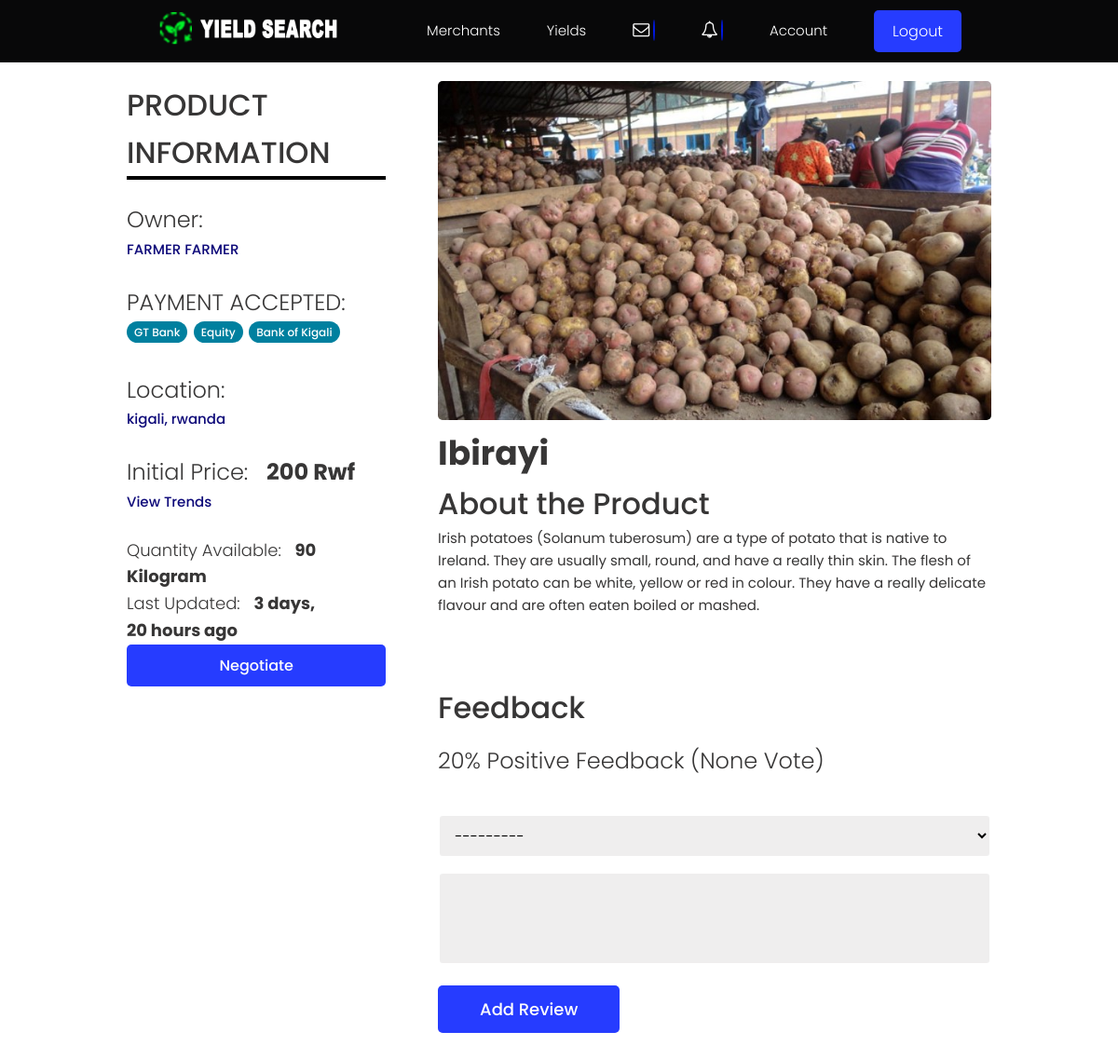
Before: /products/product/b98c0e06-3a01-4c78-bda5-37adc0f1d3c4/ (signed in) with the older database file.
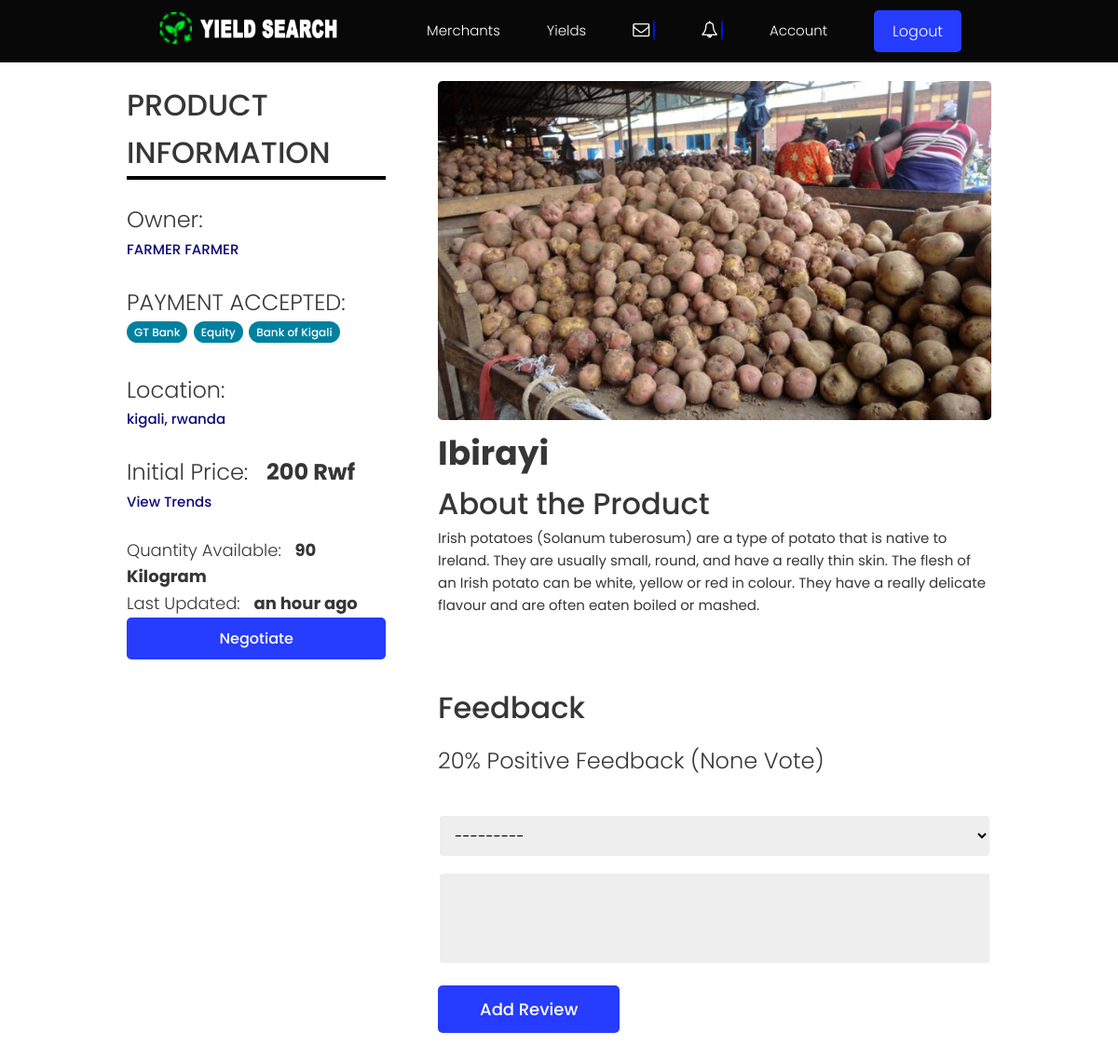
After: the same page with the newer database file.
### products/models.py (models this page shows, shortened)
class Product(models.Model):
    owner = models.ForeignKey(Profile, null=True, blank=True, on_delete=models.CASCADE, related_name='owner')
    name = models.ForeignKey('SingleProduct', default=uuid.uuid4, on_delete=models.CASCADE, null=True, related_name = 'product')
    description = models.TextField(null=True, blank=True)
    featured_image = models.ImageField(null=True, blank=True, default="default.jpg")
    quantity = models.PositiveIntegerField(null=True, blank=True, default=0)
    location = models.CharField(max_length=100, null=True, blank=True)
    payments = models.ManyToManyField('Payment', blank=True, default="In Hand")
    instock = models.BooleanField(blank=True, null=True, default=True)
    vote_total = models.IntegerField(default=0, null=True, blank=True)
    vote_ratio = models.IntegerField(default=0, null=True, blank=True)
    updated = models.DateTimeField(auto_now=True)
    created = models.DateTimeField(auto_now_add=True)
    id = models.UUIDField(default=uuid.uuid4, unique=True,primary_key=True, editable=True)
    class Meta:
        ordering = ['-vote_ratio', '-vote_total', '-created']
    @property
    def imageURL(self):
        try:
            url = self.featured_image.url
        except:
            url = ''
        return url
    @property
    def reviewers(self):
        queryset = self.review_set.all().values_list('owner__id', flat=True)
        return queryset

class SingleProduct(models.Model):
    name = models.CharField(max_length=200, null=True, blank=True, default="Ibirayi")
    price = models.PositiveIntegerField(null=True, blank=True, default=0)
    unity = models.CharField(max_length=200, null=True, blank=True, default="Kilogram")
    created = models.DateTimeField(auto_now_add=True)
    updated = models.DateTimeField(auto_now=True)
    id = models.UUIDField(default=uuid.uuid4, unique=True,
                          primary_key=True, editable=False)
    class Meta:
        verbose_name_plural = "Category"

### users/models.py (models this page shows, shortened)
class Profile(models.Model):
    user = models.OneToOneField(
        User, on_delete=models.CASCADE, null=True, blank=True, related_name="profile")
    name = models.CharField(max_length=200, blank=True, null=True)
    email = models.EmailField(max_length=500, blank=True, null=True)
    username = models.CharField(max_length=200, blank=True, null=True)
    born = models.DateField(max_length=200, null=True, verbose_name="Date of Birth")
    username = models.CharField(max_length=200, blank=True, null=True)
    location = models.CharField(max_length=200, blank=True, null=True)
    nid = models.PositiveIntegerField(max_length=16, blank=True, null=True)
    bio = models.TextField(blank=True, null=True)
    profile_image = models.ImageField(
        null=True, blank=True, upload_to='profiles/', default="profiles/user-default.png")
    account = models.CharField(max_length=200, blank=True, null=True)
    phone1 = models.CharField(blank=True,  max_length=13,  null=True, help_text='Example +2507XXXXXXXXXXX')
    phone2 = models.CharField(blank=True,  max_length=13, null=True, help_text='Example +2507XXXXXXXXXXX')
    created = models.DateTimeField(auto_now_add=True)
    updated = models.DateTimeField(auto_now=True)
    id = models.UUIDField(default=uuid.uuid4, unique=True,
                          primary_key=True, editable=False)
    class Meta:
        ordering = ['created']

### products/views.py (the view, shortened to what this page needs)
# urls.py: path('product/<str:pk>/', views.product, name="product"),
def product(request, pk):
    if request.user.is_staff:
        return redirect('admin/')
    productObj = Product.objects.get(id=pk)
    form = ReviewForm()
    return render(request, 'products/single-product.html', {'product': productObj, 'form': form})

### products/forms.py
class ReviewForm(ModelForm):
    class Meta:
        model = Review
        fields = ['value', 'body']
        labels = {
            'value': 'Place your vote',
            'body': 'Add a comment with your vote'
        }
    def __init__(self, *args, **kwargs):
        super(ReviewForm, self).__init__(*args, **kwargs)
        self.fields['value'].required = True
        for name, field in self.fields.items():
            field.widget.attrs.update({'class': 'input'})

### products/models.py (called while the page is built)
    def __str__(self):
        return self.name

### products/templates/products/single-product.html (shortened to what the changed rows need)
{% extends 'main.html' %}
{% load humanize %}
{% block content %}
<main class="singleProject my-md here"  style="background:#fff;">
    <div class="container">
        <div class="layout">
            <div class="column column--1of3">
                <h3 class="singleProject__subtitle">PRODUCT INFORMATION </h3>
                <hr style="border: 2px solid #000;">
                <br>
                <h5 class="singleProject__subtitle">Owner: </h5>
                <a href="{% url 'user-profile' product.owner.id  %}"
                    class="singleProject__developer">{{product.owner.name}}</a>
                    <br><br>
                <div class="singleProject__toolStack">
                   <h5 class="singleProject__subtitle">PAYMENT ACCEPTED: </h5>
                    {% for payment in product.payments.all %}
                    <span class="tag tag--pill tag--main">
                        <small>{{payment}}</small>
                    </span>
                    {% endfor %}
                    <br><br>
                   <h5 class="singleProject__subtitle">Location: </h5>
                   <a href="https://www.google.com/maps/place/{{product.location}}/"> {{product.location}} </a>
                     <br><br>
                   <h5 class="singleProject__subtitle">Initial Price: &nbsp; <b>{{product.name.price}} Rwf</b> </h5>
                   <a href="#"> View Trends </a>
                     <br><br>
                   <h6 class="singleProject__subtitle">Quantity Available: &nbsp; <b>{{product.quantity}} {{product.name.unity}}</b> </h6>
 <h6 class="singleProject__subtitle">Last Updated: &nbsp; <b>{{product.updated|naturaltime}}</b> </h6>
                              {% if product.owner.username  == request.user.username %}
                                    <button class="btn btn--sub  buy">
                                        <small><a style="color:#fff;" href=" {% url 'account' %}">Your own</a></small>
                                        </button>
                                    {% elif product.quantity > 0 %}
                                    <button class="btn btn--sub  buy" style="cursor:pointer;" onclick="window.location.href='{% url 'checkout-product' product.id %}'">
                                        <small>Negotiate</small>
                                        </button>
                                    {% else %}
                                    <button class="btn btn--sub btn--lg buy" disabled><small>OUT OF STOCK</small></button>
                                    {% endif %}
                </div>
            </div>
            <div class="column column--2of3">
                <img id="myModalImg" alt="{{product.name.name}}" class="singleProject__preview"  src="{{ product.imageURL }}" alt="portfolio thumbnail" />
                <h2 class="singleProject__title">{{product.name.name}}</h2>
                <h3 class="singleProject__subtitle">About the Product</h3>
                <div class="singleProject__info">
                    {{product.description}}
                </div>
                <div class="comments">
                    <h3 class="singleProject__subtitle">Feedback</h3>
                    <h5 class="product--rating">
                        {{product.vote_ratio}}% Positive Feedback ({{product.vote_total}}
                        Vote{{product.vote_total|pluralize:"s"}})
                    </h5>
                    {% if request.user.profile.id in product.reviewers %}
                    <p>You have already submitted your review for this product</p>
                    {% elif request.user.profile == product.owner %}
                    <p>You cannot review your own product</p>
                    {% elif request.user.is_authenticated %}
                    <form class="form" action="{% url 'product' product.id %}" method="POST">
                        {% for field in form %}
                        <div class="form__field">
                        </div>
                        {% endfor %}
                        <input class="btn btn--sub btn--lg" type="submit" value="Add Review" />
                    </form>
                    {% else %}
                    <a href="{% url 'login' %}?next={{request.path}}">Please login to leave a review</a>
                    {% endif %}
                </div>
            </div>
        </div>
    </div>
</main>
{% endblock %}

Changed rows visible on the page:
changed Product "None": updated "3 days, 20 hours ago" → "an hour ago"
